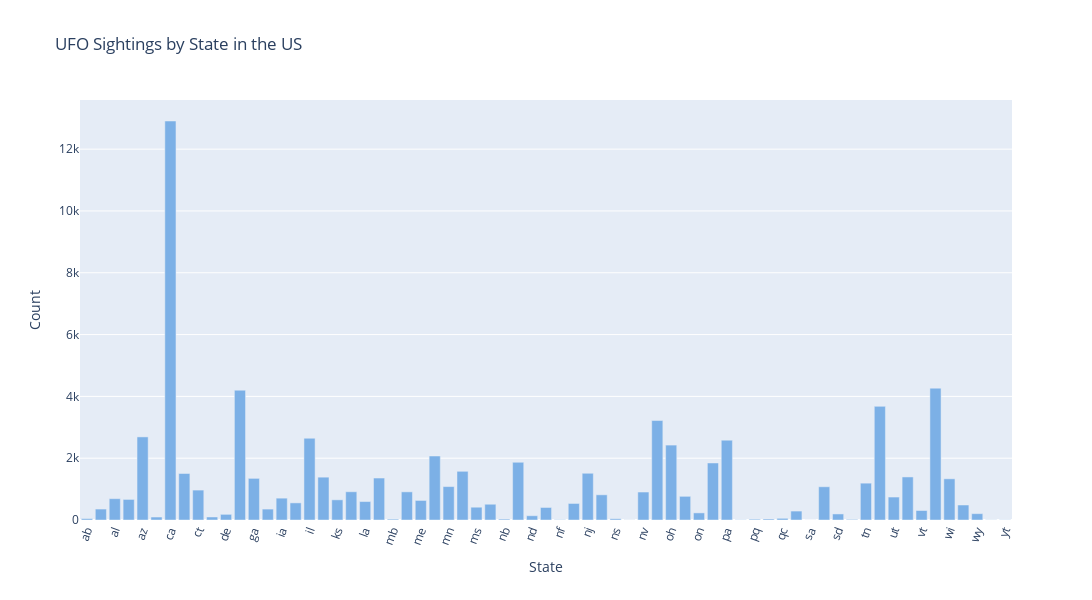

The code cell stored with this chart in its notebook:
### Code cell
states_us = ufo_df[ufo_df.country == "us"]["state"].value_counts()
states_us = states_us.sort_index()

# Create the bar plot using Plotly
fig = go.Figure(data=go.Bar(x=states_us.index, y=states_us.values, marker_color='rgb(124, 176, 230)'))
fig.update_layout(
    title="UFO Sightings by State in the US",
    xaxis=dict(title='State'),
    yaxis=dict(title='Count'),
    xaxis_tickangle=-70,
    height=600,
    width=1200
)

# Show the interactive plot
fig.show()

### Figure 1 — Plotly figure (JSON) as saved in the notebook; plotly's stock layout.template omitted (floating-point values rounded to 4 significant figures)
{"data": [{"marker": {"color": "rgb(124, 176, 230)"}, "type": "bar", "x": ["ab", "ak", "al", "ar", "az", "bc", "ca", "co", "ct", "dc", "de", "fl", "ga", "hi", "ia", "id", "il", "in", "ks", "ky", "la", "ma", "mb", "md", "me", "mi", "mn", "mo", "ms", "mt", "nb", "nc", "nd", "ne", "nf", "nh", "nj", "nm", "ns", "nt", "nv", "ny", "oh", "ok", "on", "or", "pa", "pe", "pq", "pr", "qc", "ri", "sa", "sc", "sd", "sk", "tn", "tx", "ut", "va", "vt", "wa", "wi", "wv", "wy", "yk", "yt"], "y": [45, 354, 690, 666, 2689, 96, 12911, 1505, 968, 98, 183, 4200, 1347, 353, 707, 554, 2645, 1386, 653, 914, 597, 1358, 28, 911, 633, 2071, 1081, 1576, 414, 510, 30, 1868, 138, 405, 10, 535, 1512, 815, 40, 4, 905, 3219, 2424, 766, 230, 1845, 2582, 7, 26, 33, 54, 289, 1, 1076, 196, 19, 1192, 3677, 743, 1393, 307, 4266, 1333, 485, 205, 5, 6]}], "layout": {"height": 600, "title": {"text": "UFO Sightings by State in the US"}, "width": 1200, "xaxis": {"tickangle": -70, "title": {"text": "State"}}, "yaxis": {"title": {"text": "Count"}}}}
